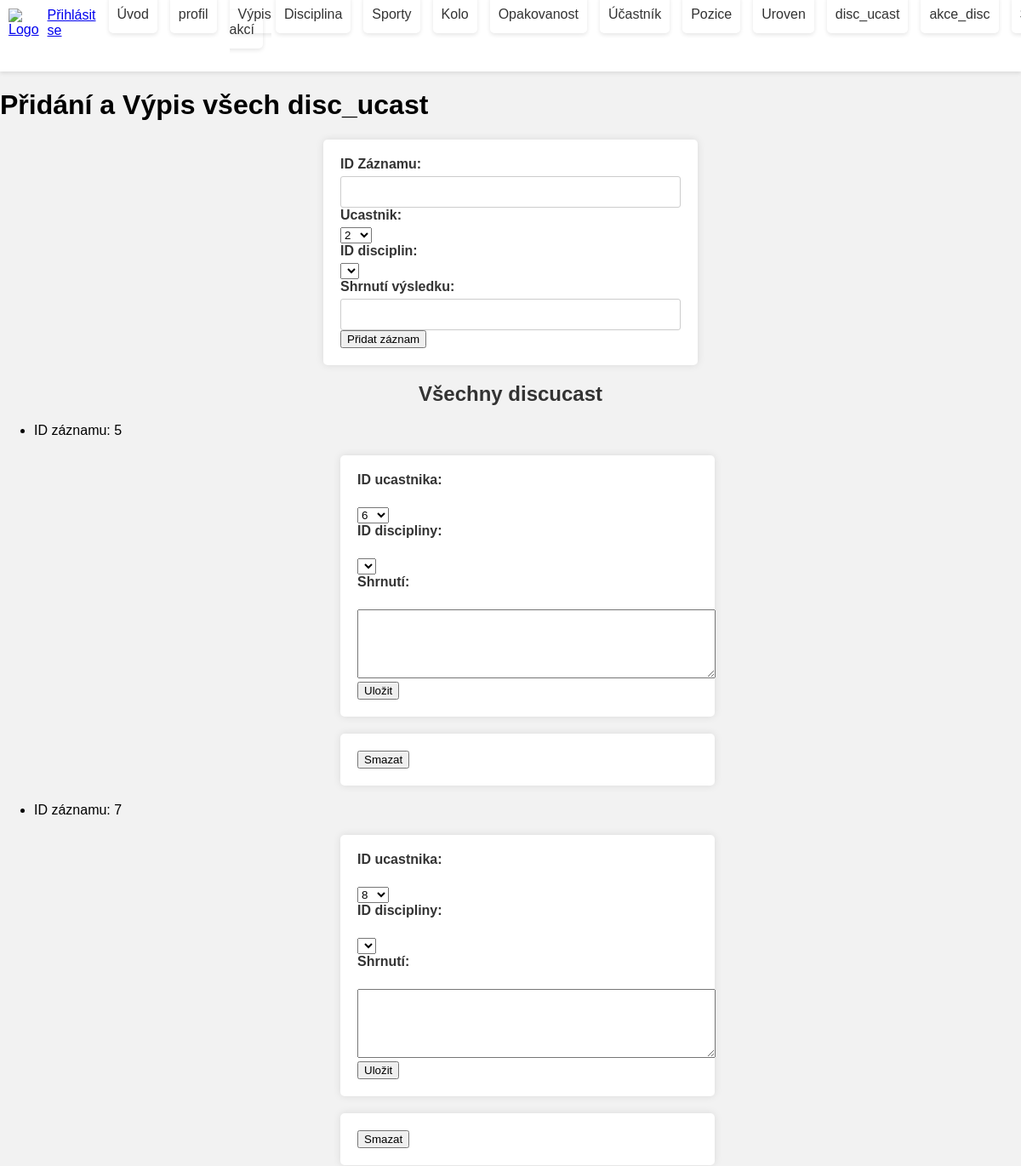
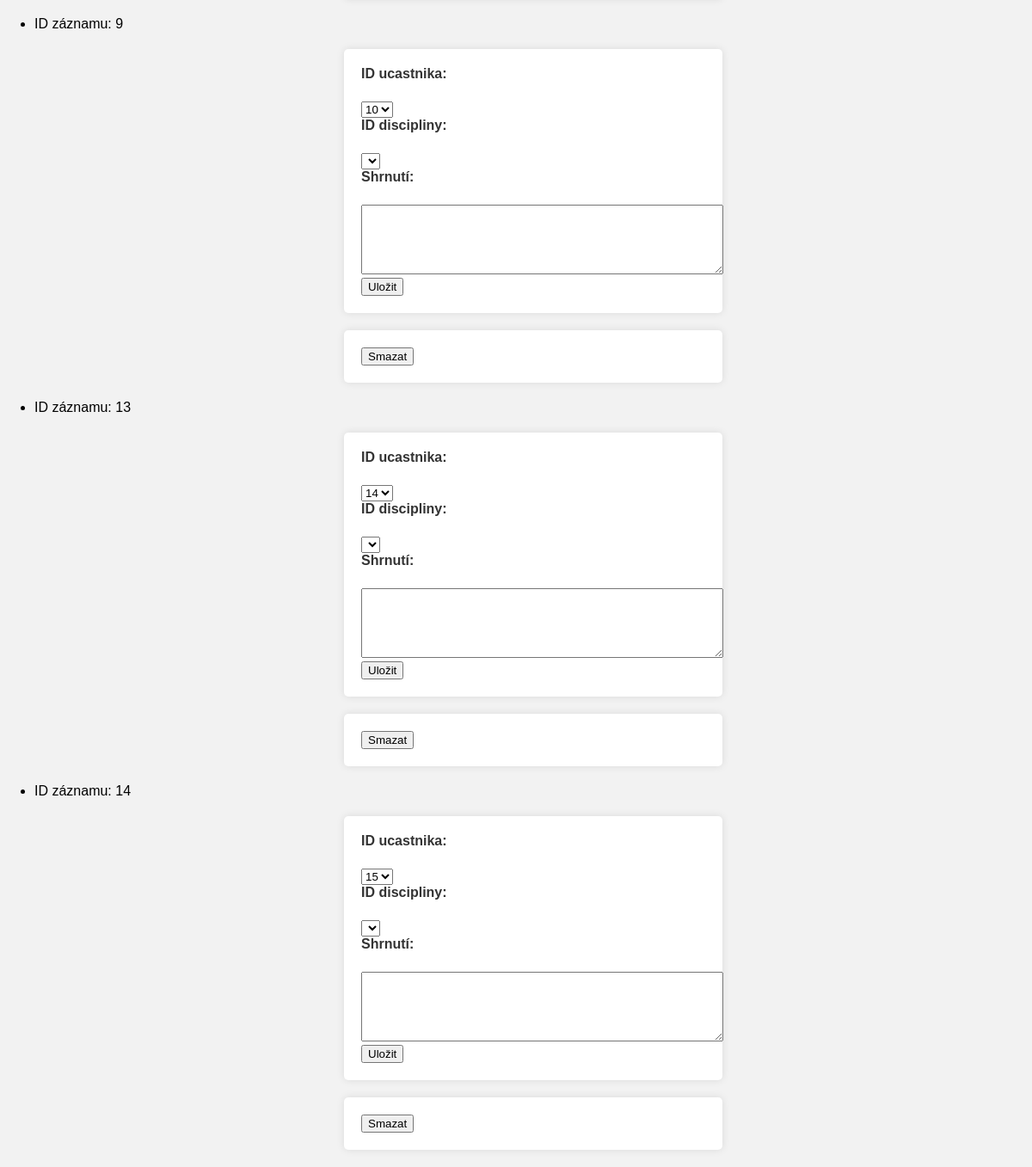
/discucast, run on the app's committed database (2 pictures, top to bottom).
### tables this page shows
CREATE TABLE `disc_ucast` (
  `id_disc_ucast` int(11) NOT NULL,
  `id_ucast` int(11) NOT NULL,
  `id_disc` int(11) NOT NULL,
  `vys_du` text DEFAULT NULL
);

CREATE TABLE `ucastnik` (
  `id_ucast` int(11) NOT NULL,
  `id_uziv` int(11) NOT NULL,
  `id_soup` int(11) NOT NULL,
  `vys_u` text DEFAULT NULL,
  `potrvzeni` tinyint(1) NOT NULL DEFAULT 1
);

### kontrolery/Kontroler.php (called while the page is built, shortened)
<?php
abstract class Kontroler {
    protected $pohled = "";
    public function vypisPohled() {
        require "pohledy/{$this->pohled}.phtml";
    }
}

### index.php (called while the page is built, shortened)
<?php
$smerovac = new SmerovacKontroler();
$smerovac->zpracuj([$_SERVER["REQUEST_URI"]]);
$smerovac->vypisPohled();

### modely/Db.php (called while the page is built, shortened)
<?php
class Db {
  private static $spojeni;
  private static $nastaveni = array(
		PDO::ATTR_ERRMODE => PDO::ERRMODE_EXCEPTION,
		PDO::ATTR_EMULATE_PREPARES => false,
	);
  public static function pripoj($server, $uzivatel, $heslo, $databaze)
  {
	  if (!isset(self::$spojeni))
      {
        $dsn = "mysql:host=$server;dbname=$databaze;charset=utf8";
			 self::$spojeni = new PDO(
				$dsn,
				$uzivatel,
				$heslo,
				self::$nastaveni
			 );
	  }
	}
  public static function dotazVsechny($dotaz, $parametry = array()) {
		$navrat = self::$spojeni->prepare($dotaz);
		$navrat->execute($parametry);
		return $navrat->fetchAll();
	}
}

### modely/ModelyUcastnik.php (called while the page is built, shortened)
<?php
class ModelyUcastnik{
    public function vratVsechnyUcastniky() {
        $sql = "
            SELECT *
            FROM ucastnik
        ";
        $ucastnik = Db::dotazVsechny($sql);
        return $ucastnik;
      }
}
?>

### kontrolery/DiscucastKontroler.php (called while the page is built, shortened)
<?php
class DiscucastKontroler extends Kontroler {
    public function zpracuj($parametry) {
        $modelUcastnik= new ModelyUcastnik;
        $modelDiscucast= new ModelyDisc_ucast;
        $ucastnik=$modelUcastnik->vratVsechnyUcastniky();
        $discucast =  $modelDiscucast->vratVsechnyDisc_ucast();
    }
}

### kontrolery/SmerovacKontroler.php (called while the page is built, shortened)
<?php
class SmerovacKontroler extends Kontroler {
  public function zpracuj($parametry) {
     $url = $parametry[0];
     $castiCesty = $this->parsujURL($url);
     if (empty($castiCesty[0])) {
        $this->presmeruj("uvod");
     }
     else {
          $castNazvuKontroleru = array_shift($castiCesty);
          $nazevKontroleru = $this->pomlckyDoVelbloudiNotace($castNazvuKontroleru)
                              . "Kontroler";
          if (file_exists("kontrolery/$nazevKontroleru.php")) {
            $this->kontroler = new $nazevKontroleru;
            $this->kontroler->zpracuj($castiCesty);
          } else {
            $this->presmeruj("chyba");
          }
     }
  }
  private function pomlckyDoVelbloudiNotace($text) {
      $text = str_replace("-", " ", $text);
      $text = ucwords($text);
      $text = str_replace(" ", "", $text);
      return $text;
  }
  private function parsujURL($url) {
      $naparsovanaURL = parse_url($url);
      $cesta = $naparsovanaURL["path"];
      $cesta = ltrim($cesta, "/");
      $cesta = trim($cesta);
      $rozdelenaCesta = explode("/", $cesta);
      return $rozdelenaCesta;
  }
}
?>

### modely/ModelyDisc_ucast.php (called while the page is built, shortened)
<?php
class ModelyDisc_ucast{
    public function vratVsechnyDisc_ucast() {
        $sql = "
            SELECT *
            FROM disc_ucast
        ";
        $disc_ucast = Db::dotazVsechny($sql);
        return $disc_ucast;
      }
}
?>

### pohledy/discucast.phtml (the view, shortened to what this page needs)
<h1>Přidání a Výpis všech disc_ucast</h1>
<form  method="post">
    <label for="id_disc_ucast">ID Záznamu:</label>
    <input type="number" name="id_disc_ucast" >
    <label for="id_ucast">Ucastnik:</label>
    <select name="id_ucast">
        <?php foreach ($this->data['ucastnik'] as $ucastnik): ?>
            <option value="<?php echo $ucastnik['id_ucast']; ?>">
                <?php echo $ucastnik['id_ucast'] ?>
            </option>
        <?php endforeach; ?>
    </select>
    <label for="id_disc">ID disciplin:</label>
    <select name="id_disc">
    </select>
    <label for="vys_du">Shrnutí výsledku:</label>
    <input type="text" name="vys_du" >
    <button type="submit" name="pridej">Přidat záznam</button>
</form>
<?php if (isset($this->data['discucast']) && !empty($this->data['discucast'])): ?>
    <h2>Všechny discucast</h2>
    <ul>
    <?php foreach ($this->data['discucast'] as $discucast): ?>
        <li>ID záznamu: <?php echo $discucast['id_disc_ucast']; ?>
            <form method="post">
                <label for="id_ucast">ID ucastnika:</label>
                <br>
                <select name="id_ucast">
                    <?php foreach ($this->data['ucastnik'] as $ucastnik): ?>
                        <option value="<?php echo $ucastnik['id_ucast']; ?>" <?php echo ($discucast['id_ucast'] == $ucastnik['id_ucast']) ? 'selected' : ''; ?>>
                            <?php echo $ucastnik['id_ucast']; ?>
                        </option>
                    <?php endforeach; ?>
                </select>
                <br>
                <label for="id_disc">ID discipliny:</label>
                <br>
                <select name="id_disc">
                </select>
                <br>
                <label for="vys_du">Shrnutí:</label>
                <br>
                <textarea name="vys_du" rows="5" cols="50"><?php echo $discucast['vys_du']; ?></textarea>
                <button type="submit" name="ulozit">Uložit</button>
            </form>
            <form method="post">
                <button type="submit" name="smazat">Smazat</button>
            </form>
        </li>
    <?php endforeach; ?>
    </ul>
<?php else: ?>
    <p>Nejsou k dispozici žádné disc_ucast.</p>
<?php endif; ?>

### pohledy/styly.css (style rules this page uses)
body { margin: 0; font-family: 'Arial', sans-serif; }
body { font-family: 'Arial', sans-serif; background-color: #f2f2f2; margin: 0; }
h2 { text-align: center; color: #333; }
form { max-width: 400px; margin: 20px auto; background-color: #ffffff; padding: 20px; border-radius: 5px; box-shadow: 0 0 10px rgba(0, 0, 0, 0.1); }
label { display: block; font-weight: bold; margin-bottom: 5px; color: #333; }
input { width: 100%; padding: 10px; box-sizing: border-box; border: 1px solid #ccc; border-radius: 3px; }

### data on the page
disc_ucast: id_disc_ucast "5", id_ucast "6"
disc_ucast: id_disc_ucast "7", id_ucast "8"
disc_ucast: id_disc_ucast "9", id_ucast "10"
disc_ucast: id_disc_ucast "13", id_ucast "14"
disc_ucast: id_disc_ucast "14", id_ucast "15"

### other printed values
form field id_ucast "2"
